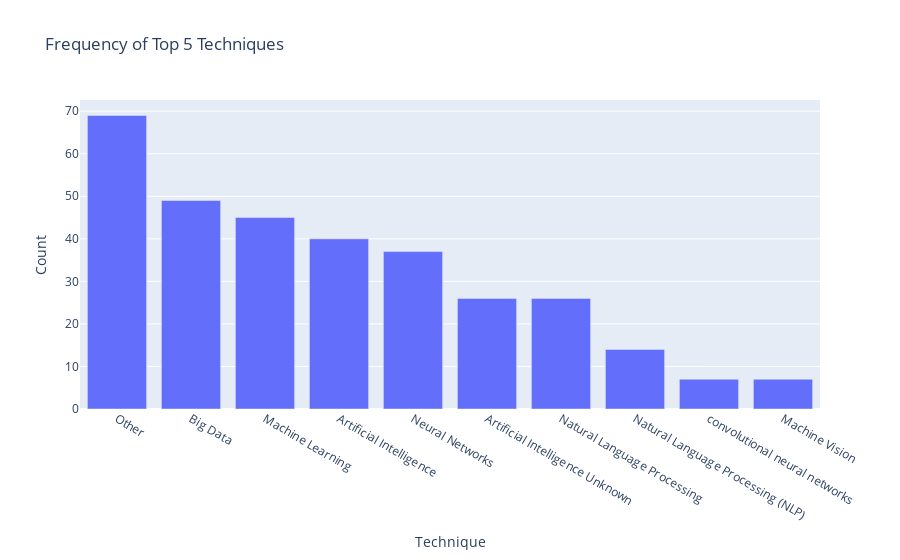

The notebook cell this image was saved under:
### Code cell
bar_fig

### Figure 1 — Plotly figure (JSON) as saved in the notebook; plotly's stock layout.template omitted (floating-point values rounded to 4 significant figures)
{"data": [{"alignmentgroup": "True", "hovertemplate": "Technique=%{x}<br>Count=%{y}<extra></extra>", "legendgroup": "", "marker": {"color": "#636efa", "pattern": {"shape": ""}}, "name": "", "offsetgroup": "", "orientation": "v", "showlegend": false, "textposition": "auto", "type": "bar", "x": ["Other", "Big Data", "Machine Learning", "Artificial Intelligence", "Neural Networks", "Artificial Intelligence Unknown", "Natural Language Processing", "Natural Language Processing (NLP)", "convolutional neural networks", "Machine Vision"], "xaxis": "x", "y": [69, 49, 45, 40, 37, 26, 26, 14, 7, 7], "yaxis": "y"}], "layout": {"autosize": true, "barmode": "relative", "legend": {"tracegroupgap": 0}, "title": {"text": "Frequency of Top 5 Techniques"}, "xaxis": {"anchor": "y", "autorange": true, "domain": [0, 1], "range": [-0.5, 9.5], "title": {"text": "Technique"}, "type": "category"}, "yaxis": {"anchor": "x", "autorange": true, "domain": [0, 1], "range": [0, 72.63], "title": {"text": "Count"}, "type": "linear"}}}
